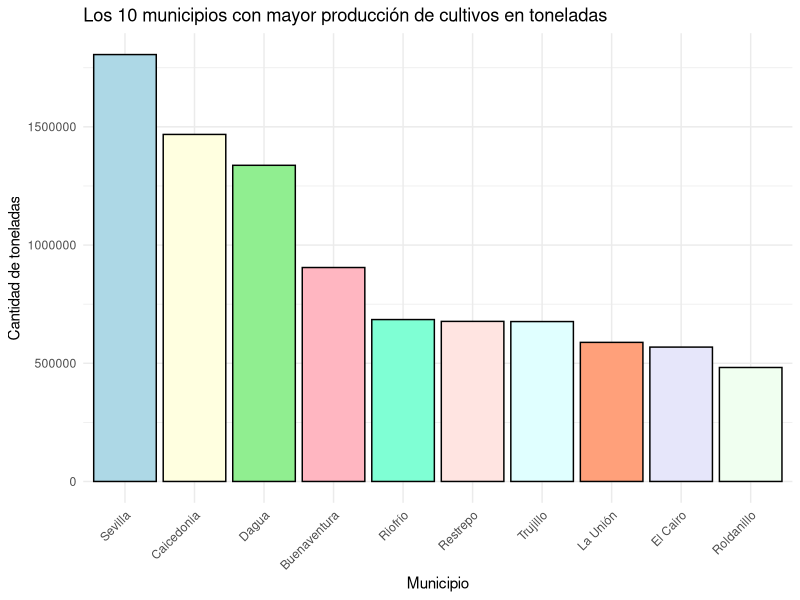
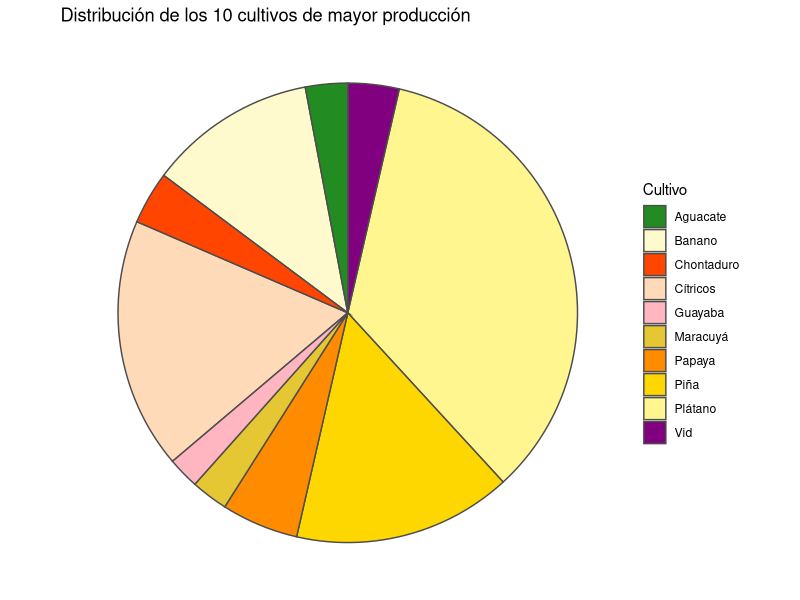
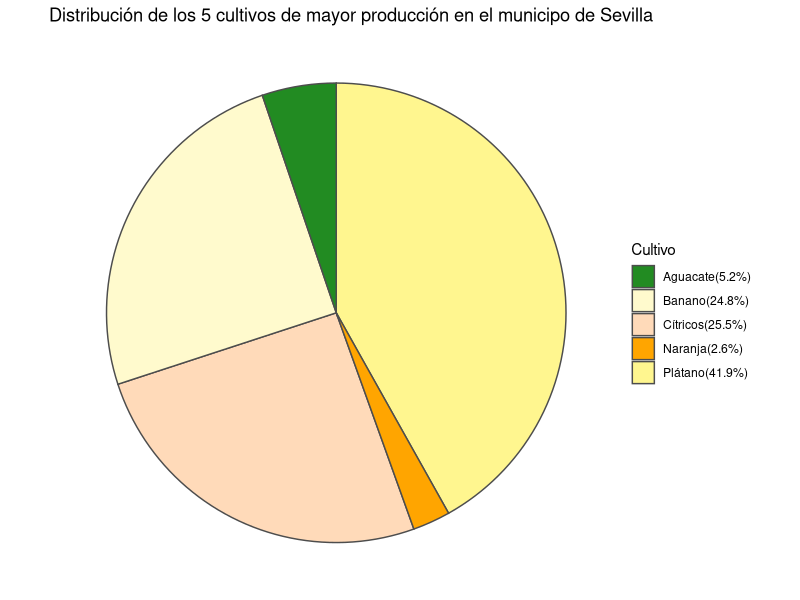
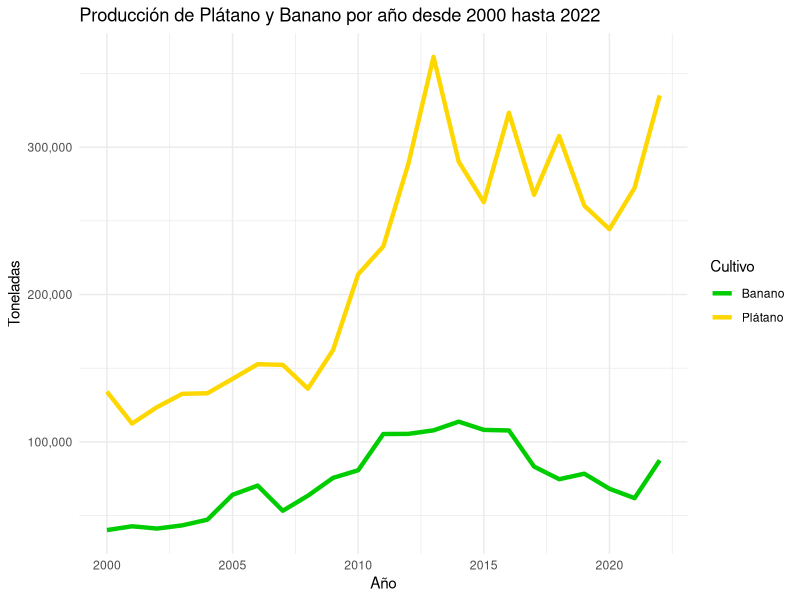

These charts were generated, in order, by the following R code:
## ---- chunk 1
library(readxl)

base <- read.csv("Produccion_de_frutales_en_el_Valle_del_Cauca_20250409.csv")
#View(base)
## ---- chunk 2
cat("La base contiene", nrow(base), "filas")
cat("La base contiene", ncol(base), "columnas, las cuales son:")
cat(names(base))
#s <- summary(base)
#s2 <- str(base)
cat("La base de datos se encuentra con una cantidad de datos nulos de:",sum(is.na(base)))
#colSums(is.na(base))
#unique(base$Cultivo)
## ---- chunk 3
##Algunas busquedas en la base de datos usando dplyr
library(dplyr)
##Cultivo con mayor y menor cantidad de filas en la base
b1 <- base %>% count(Cultivo) %>% filter(n == max(n) | n == min(n))
##Cinco cultivos con mayor cantidad de filas en la base
b2 <- base %>% count(Cultivo, sort = TRUE) %>% slice_head(n = 5)
##Cantidad de filas no repetidas entre año, municipio y subregion para el cultivo de Plátano
b3 <- base %>% filter(Cultivo == "Plátano") %>% distinct(año, Municipio, Subregion) %>% count()
##Base de datos del cultivo de Plátano en el municipio de Dagua
b4 <- base %>% filter(Cultivo == "Plátano" & Municipio == "Dagua")

## ---- chunk 4
library(dplyr)
##Cantidad de toneladas de frutas por munipios (10 con mayor cantidad de toneladas)
toneladasMunicipios <- base %>%
  filter(!Cultivo %in% c("Melón", "Sandía")) %>%
  group_by(Municipio) %>%
  summarise(Total_toneladas = sum(Produccion_toneladas)) %>%
  arrange(desc(Total_toneladas)) %>%
  slice_head(n = 10)

##Cantidad de toneladas por cultivos de ciclo anual
toneladasCultivos <- base %>%
  filter(Ciclo == "Anual") %>%
  group_by(Cultivo) %>%
  summarise(Total_toneladas = sum(Produccion_toneladas)) %>%
  arrange(desc(Total_toneladas)) %>%
  slice_head(n = 10) %>%
  mutate(porcentage = Total_toneladas/sum(Total_toneladas) * 100, label = paste0(Cultivo, "(", round(porcentage, 1), "%)"))

##Diez cultivos con mayor cantidad de toneladas en el municipio con mayor producción
ToneladasMunicipioMayorProd <- base %>% filter(Municipio == "Sevilla") %>%
  group_by(Cultivo) %>%
  summarise(Total_toneladas = sum(Produccion_toneladas)) %>%
  arrange(desc(Total_toneladas)) %>%
  slice_head(n = 5) %>%
  mutate(porcentage = Total_toneladas/sum(Total_toneladas) * 100, label = paste0(Cultivo, "(", round(porcentage, 1), "%)"))

##Producción de Plátano por año
Platano <- base %>% filter(Cultivo == "Plátano") %>%
  group_by(año) %>% 
  summarise(Total_toneladas = sum(Produccion_toneladas))

##Producción de Banano por año
Banano <- base %>% filter(Cultivo == "Banano") %>%
  group_by(año) %>% 
  summarise(Total_toneladas = sum(Produccion_toneladas))

#Historico
Platano <- Platano %>%
  mutate(Cultivo = "Plátano")
Banano <- Banano %>%
  mutate(Cultivo = "Banano")
historico <- bind_rows(Platano, Banano)

## ---- chunk 5
library(ggplot2)
## GRAFICA 1
g1 <- ggplot(toneladasMunicipios, aes(x=reorder(Municipio, -Total_toneladas), y=Total_toneladas)) +
  geom_bar(stat = "identity", fill = c("lightblue", "lightyellow", "lightgreen", "lightpink", "aquamarine", "mistyrose", "lightcyan", "lightsalmon", "lavender", "honeydew"), colour="black") +
  ggtitle("Los 10 municipios con mayor producción de cultivos en toneladas") +
  xlab("Municipio") +
  ylab("Cantidad de toneladas") +
  theme_minimal() +
  theme(axis.text.x = element_text(angle = 45, hjust = 1))

## GRAFICA 2

colores_frutas <- c(
  "Plátano"    = "#FFF68f",  # amarillo plátano
  "Cítricos"   = "#FFDAB9",  # naranja
  "Piña"       = "#FFD700",  # dorado
  "Banano"     = "#FFFACD",  # amarillo claro
  "Papaya"     = "#FF8C00",  # naranja oscuro
  "Chontaduro" = "#FF4500",  # naranja quemado
  "Vid"        = "#800080",  # morado uva
  "Aguacate"   = "#228B22",  # verde oscuro
  "Maracuyá"   = "#e5c633",  # amarillo verdoso
  "Guayaba"    = "#FFB6C1",  # rosado claro
  "Naranja"    = "#FFA500"   # naranja
)

g2 <- ggplot(toneladasCultivos, aes(x="", y = Total_toneladas, fill = Cultivo)) +
  geom_bar(stat = "identity", width = 1, colour = "grey30", size = 0.5) +
  coord_polar(theta = "y") +
  labs(title = "Distribución de los 10 cultivos de mayor producción") +
  theme_void() +
  scale_fill_manual(values = colores_frutas)

## GRAFICA 3
library(tibble)
labels_cultivo <- ToneladasMunicipioMayorProd %>%
  distinct(Cultivo, label) %>%
  deframe()

g3 <- ggplot(ToneladasMunicipioMayorProd, aes(x="", y = Total_toneladas, fill = Cultivo)) +
  geom_bar(stat = "identity", width = 1, colour = "grey30", size = 0.5) +
  coord_polar(theta = "y") +
  labs(title = "Distribución de los 5 cultivos de mayor producción en el municipo de Sevilla") +
  theme_void() +
  scale_fill_manual(values = colores_frutas, labels = labels_cultivo)

## GRAFICA 4
library(scales)
g4 <- ggplot(historico, aes(x = año, y = Total_toneladas, color = Cultivo)) +
  geom_line(size = 1.5) +
  scale_color_manual(values = c("Plátano" = "gold", "Banano" = "green3")) +
  scale_y_continuous(labels = label_comma()) +
  labs(
    title = "Producción de Plátano y Banano por año desde 2000 hasta 2022",
    x = "Año",
    y = "Toneladas",
    color = "Cultivo"
  ) +
  theme_minimal()

## ---- chunk 6
g1
## ---- chunk 7
g2
## ---- chunk 8
g3
## ---- chunk 9
g4
